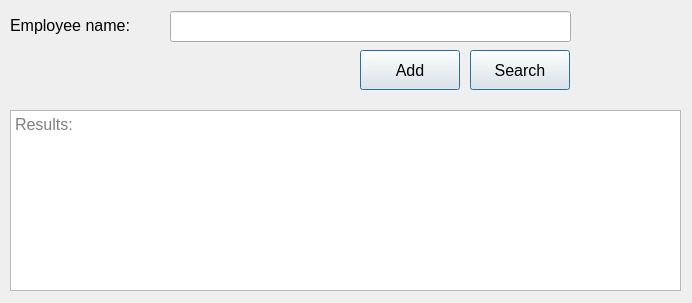
<?xml version="1.0" encoding="UTF-8"?>
<ui version="4.0">
 <class>MainWindow</class>
 <widget class="QMainWindow" name="MainWindow">
  <property name="geometry">
   <rect>
    <x>0</x>
    <y>0</y>
    <width>692</width>
    <height>303</height>
   </rect>
  </property>
  <property name="sizePolicy">
   <sizepolicy hsizetype="Fixed" vsizetype="Fixed">
    <horstretch>1</horstretch>
    <verstretch>1</verstretch>
   </sizepolicy>
  </property>
  <property name="minimumSize">
   <size>
    <width>692</width>
    <height>303</height>
   </size>
  </property>
  <property name="maximumSize">
   <size>
    <width>692</width>
    <height>303</height>
   </size>
  </property>
  <property name="windowTitle">
   <string>Employee Search</string>
  </property>
  <property name="layoutDirection">
   <enum>Qt::RightToLeft</enum>
  </property>
  <widget class="QWidget" name="centralwidget">
   <widget class="QLabel" name="label">
    <property name="geometry">
     <rect>
      <x>10</x>
      <y>10</y>
      <width>161</width>
      <height>31</height>
     </rect>
    </property>
    <property name="font">
     <font>
      <pointsize>12</pointsize>
     </font>
    </property>
    <property name="text">
     <string>Employee name:</string>
    </property>
   </widget>
   <widget class="QLineEdit" name="editEmployeeName">
    <property name="geometry">
     <rect>
      <x>170</x>
      <y>11</y>
      <width>401</width>
      <height>31</height>
     </rect>
    </property>
    <property name="sizePolicy">
     <sizepolicy hsizetype="Expanding" vsizetype="Fixed">
      <horstretch>1</horstretch>
      <verstretch>1</verstretch>
     </sizepolicy>
    </property>
    <property name="minimumSize">
     <size>
      <width>401</width>
      <height>31</height>
     </size>
    </property>
    <property name="font">
     <font>
      <pointsize>12</pointsize>
     </font>
    </property>
    <property name="maxLength">
     <number>40</number>
    </property>
    <property name="frame">
     <bool>true</bool>
    </property>
    <property name="dragEnabled">
     <bool>true</bool>
    </property>
    <property name="clearButtonEnabled">
     <bool>true</bool>
    </property>
   </widget>
   <widget class="QPlainTextEdit" name="textResults">
    <property name="geometry">
     <rect>
      <x>10</x>
      <y>110</y>
      <width>671</width>
      <height>181</height>
     </rect>
    </property>
    <property name="sizePolicy">
     <sizepolicy hsizetype="Expanding" vsizetype="Expanding">
      <horstretch>1</horstretch>
      <verstretch>1</verstretch>
     </sizepolicy>
    </property>
    <property name="minimumSize">
     <size>
      <width>671</width>
      <height>181</height>
     </size>
    </property>
    <property name="font">
     <font>
      <pointsize>12</pointsize>
     </font>
    </property>
    <property name="focusPolicy">
     <enum>Qt::NoFocus</enum>
    </property>
    <property name="acceptDrops">
     <bool>false</bool>
    </property>
    <property name="readOnly">
     <bool>true</bool>
    </property>
    <property name="placeholderText">
     <string>Results:</string>
    </property>
   </widget>
   <widget class="QPushButton" name="btnSearch">
    <property name="geometry">
     <rect>
      <x>470</x>
      <y>50</y>
      <width>100</width>
      <height>40</height>
     </rect>
    </property>
    <property name="sizePolicy">
     <sizepolicy hsizetype="Expanding" vsizetype="Fixed">
      <horstretch>1</horstretch>
      <verstretch>0</verstretch>
     </sizepolicy>
    </property>
    <property name="minimumSize">
     <size>
      <width>100</width>
      <height>40</height>
     </size>
    </property>
    <property name="font">
     <font>
      <pointsize>12</pointsize>
     </font>
    </property>
    <property name="layoutDirection">
     <enum>Qt::RightToLeft</enum>
    </property>
    <property name="text">
     <string>Search</string>
    </property>
    <property name="autoDefault">
     <bool>true</bool>
    </property>
    <property name="default">
     <bool>true</bool>
    </property>
   </widget>
   <widget class="QPushButton" name="btnAdd">
    <property name="geometry">
     <rect>
      <x>360</x>
      <y>50</y>
      <width>100</width>
      <height>40</height>
     </rect>
    </property>
    <property name="sizePolicy">
     <sizepolicy hsizetype="Expanding" vsizetype="Fixed">
      <horstretch>1</horstretch>
      <verstretch>0</verstretch>
     </sizepolicy>
    </property>
    <property name="minimumSize">
     <size>
      <width>100</width>
      <height>40</height>
     </size>
    </property>
    <property name="font">
     <font>
      <pointsize>12</pointsize>
     </font>
    </property>
    <property name="layoutDirection">
     <enum>Qt::RightToLeft</enum>
    </property>
    <property name="text">
     <string>Add</string>
    </property>
    <property name="autoDefault">
     <bool>true</bool>
    </property>
    <property name="default">
     <bool>true</bool>
    </property>
   </widget>
  </widget>
 </widget>
 <resources/>
 <connections/>
</ui>
